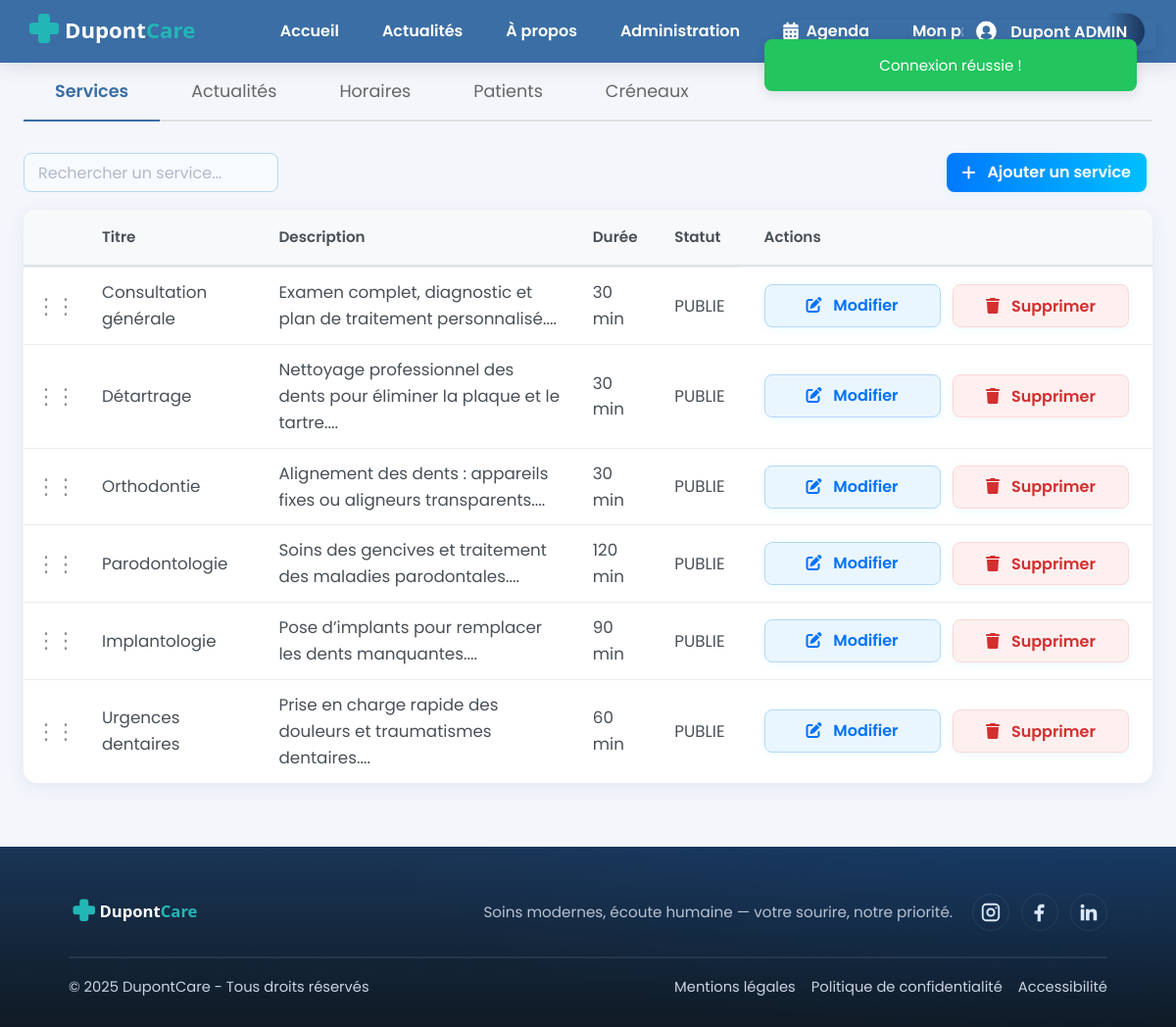
/index.php?page=admin (signed in), run on the app's committed database.
### tables this page shows
CREATE TABLE `service` (
  `id` int(10) UNSIGNED NOT NULL,
  `titre` varchar(200) NOT NULL,
  `description` mediumtext NOT NULL,
  `statut` enum('BROUILLON','PUBLIE','ARCHIVE') NOT NULL DEFAULT 'BROUILLON',
  `image` varchar(255) DEFAULT NULL,
  `ordre` int(11) NOT NULL DEFAULT 0,
  `duree` int(11) NOT NULL DEFAULT 30,
  `couleur` varchar(7) DEFAULT '#4CAF50'
);

### app/controllers/AdminController.php (called while the page is built, shortened)
<?php
class AdminController extends \App\Core\Controller {
    private $serviceModel;
    public function __construct() {
        $this->serviceModel = new ServiceModel();
    }
    public function index() {
        $servicesAdmin = $this->serviceModel->getAllServicesAdmin();
        require_once 'app/views/admin-combined.php';
    }
}

### app/core/App.php (called while the page is built, shortened)
<?php
class App {
    public function run() {
        $action = isset($_GET['action']) ? strtolower($_GET['action']) : 'index';
        $method = strtolower(trim($action));
        $params = [];
        try {
            $controller = new $controllerClass();
            call_user_func_array([$controller, $method], $params);
        } catch (\Exception $e) {
            error_log("Exception détaillée: " . $e->getMessage());
            error_log("Fichier: " . $e->getFile() . " ligne " . $e->getLine());
            error_log("Stack trace: " . $e->getTraceAsString());
            http_response_code(404);
            include __DIR__ . '/../views/error/404.php';
        }
    }
}

### index.php (called while the page is built, shortened)
<?php
$app = new App();
$app->run();

### app/models/database.php (called while the page is built, shortened)
<?php
class Database {
    private static $instance = null;
    private $connection;
    private function __construct() {
        $host = 'localhost';
        $dbname = 'bdd_dupont';
        $user = 'root';
        $pass = '';
        $options = [
            PDO::ATTR_ERRMODE => PDO::ERRMODE_EXCEPTION,
            PDO::ATTR_DEFAULT_FETCH_MODE => PDO::FETCH_ASSOC,
            PDO::MYSQL_ATTR_INIT_COMMAND => 'SET NAMES utf8mb4'
        ];
        try {
            $this->connection = new PDO(
                "mysql:host=$host;dbname=$dbname",
                $user,
                $pass,
                $options
            );
        } catch (PDOException $e) {
            die('Erreur connexion BDD : ' . $e->getMessage());
        }
    }
    public function prepare($sql) {
        return $this->connection->prepare($sql);
    }
    public static function getInstance() {
        if (self::$instance === null) {
            self::$instance = new self();
        }
        return self::$instance;
    }
}

### app/core/Model.php (called while the page is built, shortened)
<?php
abstract class Model {
    public function __construct() {
        $this->db = Database::getInstance();
    }
}

### app/models/ServiceModel.php (called while the page is built, shortened)
<?php
class ServiceModel extends Model {
    public function getAllServicesAdmin() {
        $sql = "SELECT * FROM service ORDER BY ordre ASC, titre ASC";
        $stmt = $this->db->prepare($sql);
        $stmt->execute();
        return $stmt->fetchAll();
    }
}

### app/views/admin-combined.php (the view, shortened to what this page needs)
<?php
include __DIR__ . '/templates/header.php';
include __DIR__ . '/templates/flash-messages.php';
?>
<main class="container">
    <div class="tabs-container">
        <div class="tabs-nav">
            <button class="tab-button" data-tab="tab-services">Services</button>
            <button class="tab-button" data-tab="tab-actus">Actualités</button>
            <button class="tab-button" data-tab="tab-horaires">Horaires</button>
            <button class="tab-button" data-tab="tab-patients">Patients</button>
            <button class="tab-button" data-tab="tab-creneaux">Créneaux</button>
        </div>
        <div class="tab-content" id="tab-services">
            <div class="admin-section p-4">
                <div class="admin-toolbar mb-4">
                    <div class="admin-filter">
                        <input type="text" id="service-filter-input" placeholder="Rechercher un service..." class="service-search form-control">
                    </div>
                    <div class="admin-actions">
                        <a href="index.php?page=services&action=create" class="btn-admin add">
                            <i class="fas fa-plus"></i>&nbsp;Ajouter un service
                        </a>
                    </div>
                </div>
                <div class="table-responsive">
                    <table id="services-table" class="admin-table table table-hover">
                        <thead>
                            <tr>
                                <th style="width: 50px"></th>
                                <th>Titre</th>
                                <th>Description</th>
                                <th>Durée</th>
                                <th>Statut</th>
                                <th class="actions-header">Actions</th>
                            </tr>
                        </thead>
                        <tbody>
                            <?php foreach ($servicesAdmin as $service): ?>
                            <tr data-id="<?= htmlspecialchars($service['id']) ?>" draggable="true">
                                <td class="grip-cell"><span class="grip-icon" title="Glisser pour réorganiser">⋮⋮</span></td>
                                <td><?= htmlspecialchars($service['titre']) ?></td>
                                <td><?= htmlspecialchars(substr($service['description'], 0, 100)) ?>...</td>
                                <td><?= htmlspecialchars($service['duree']) ?> min</td>
                                <td class="status-cell" data-status="<?= htmlspecialchars($service['statut']) ?>"><?= htmlspecialchars($service['statut']) ?></td>
                                <td class="actions-cell">
                                    <a href="index.php?page=services&action=edit&id=<?= $service['id'] ?>" class="btn-admin edit">
                                        <i class="fas fa-edit"></i>&nbsp;Modifier
                                    </a>
                                    <button onclick="deleteService(<?= $service['id'] ?>)" class="btn-admin delete">
                                        <i class="fas fa-trash"></i>&nbsp;Supprimer
                                    </button>
                                </td>
                            </tr>
                            <?php endforeach; ?>
                        </tbody>
                    </table>
                </div>
            </div>
        </div>
<link rel="stylesheet" href="/CabinetDupont/css/pages/admin.css">
<link rel="stylesheet" href="/CabinetDupont/css/utils/drag-drop.css">
<link rel="stylesheet" href="/CabinetDupont/css/components/tabs.css">
<link rel="stylesheet" href="/CabinetDupont/css/components/table-actions.css">
<link rel="stylesheet" href="<?php echo BASE_URL; ?>/css/modules/creneaux/creneaux-accordion.css">
<link rel="stylesheet" href="<?php echo BASE_URL; ?>/css/pages/patient.css">
<link rel="stylesheet" href="<?php echo BASE_URL; ?>/css/components/status-buttons.css">
<link rel="stylesheet" href="<?php echo BASE_URL; ?>/css/components/button-group.css">
<link rel="stylesheet" href="<?php echo BASE_URL; ?>/css/modules/creneaux/creneau-indisponible.css">
    </div>
</main>
<?php require_once __DIR__ . '/templates/footer.php'; ?>

### css/base/style.css (style rules this page uses)
* { box-sizing: border-box; margin: 0; padding: 0; scroll-behavior: auto; }
body { font-family: 'Poppins', system-ui, -apple-system, Segoe UI, Roboto, Arial, sans-serif; line-height: 1.6; color: #333; }
main { min-height: 100vh; width: 100%; }
:root { --bg: #f4f6fb; --brand: #3a6ea5; --accent: #00c6ff; --accent-2: #0072ff; --text: #1e2936; --white: #fff; }
.container { max-width: 1200px; margin: 0 auto; padding: 0 24px; }
* { box-sizing: border-box; margin: 0; padding: 0; }
html, body { height: 100%; }
body { font-family: 'Poppins', system-ui, -apple-system, Segoe UI, Roboto, Arial, sans-serif; background: var(--bg); color: var(--text); line-height: 1.6; }
.container { width: 100%; max-width: 1200px; margin: 0 auto; padding: 0 24px; box-sizing: border-box; }

### css/layouts/header.css (style rules this page uses)
:root { --brand: #3a6ea5; --accent: #00c6ff; --white: #fff; }

### css/layouts/footer.css (style rules this page uses)
:root { --footer-bg: #0f1724; --footer-text: #c9d3e1; --footer-heading: #ffffff; --footer-line: rgba(255,255,255,0.08); --brand: #3a6ea5; }

### css/pages/login.css (style rules this page uses)
input, button, select, textarea { font-family: 'Poppins', system-ui, -apple-system, Segoe UI, Roboto, Arial, sans-serif !important; }
input::placeholder, textarea::placeholder { font-family: 'Poppins', system-ui, -apple-system, Segoe UI, Roboto, Arial, sans-serif !important; color: #b0b8c9; opacity: 1; }
html, body { height: 100%; }
body { display: flex; flex-direction: column; min-height: 100vh; }
main { flex: 1 0 auto; }
body { font-family: 'Poppins', system-ui, -apple-system, Segoe UI, Roboto, Arial, sans-serif; background: #f4f6fb; color: #1e2936; margin: 0; min-height: 100vh; }

### css/pages/register.css (style rules this page uses)
body { font-family: 'Poppins', system-ui, -apple-system, Segoe UI, Roboto, Arial, sans-serif; background: #f4f6fb; color: #1e2936; margin: 0; min-height: 100vh; }
input::placeholder { font-family: 'Poppins', system-ui, -apple-system, Segoe UI, Roboto, Arial, sans-serif !important; color: #b0b8c9; opacity: 1; }
html, body { height: 100%; }
body { display: flex; flex-direction: column; min-height: 100vh; }
main { flex: 1 0 auto; }

### css/pages/admin.css (style rules this page uses)
.admin-filter input { padding: 8px 14px; border-radius: 8px; border: 1.5px solid #b3d8f7; font-size: 1rem; min-width: 220px; width: 260px; max-width: 100%; background: #f7fbff; color: #1e2936; outline: none; transition: border-color 0.18s, box-shadow 0.18s; height: 40px; }
.admin-section { max-width: 1200px; margin: 0 auto; }
.admin-table { width: 100%; border-collapse: collapse; }
.admin-table th, .admin-table td { text-align: left; padding: 8px 12px; vertical-align: middle; }
.admin-table th:last-child, .admin-table td.actions-cell { text-align: left; padding-left: 12px; white-space: nowrap; min-width: 200px; }
.actions-cell .btn-admin, .actions-cell form { display: inline-block; margin-right: 8px; margin-bottom: 0; vertical-align: middle; }
.actions-cell .btn-admin:last-child, .actions-cell form:last-child { margin-right: 0; }
.actions-cell .btn-admin, .actions-cell form .btn-admin { margin-top: 0; margin-bottom: 0; }
.admin-toolbar { display: flex; align-items: center; justify-content: space-between; gap: 18px; margin-bottom: 18px; flex-wrap: wrap; }
.admin-filter { flex: 1 1 300px; display: flex; justify-content: flex-start; }
.admin-actions { flex: 0 0 auto; display: flex; justify-content: flex-end; gap: 8px; }
.btn-admin { display: inline-block; padding: 8px 16px; border-radius: 8px; font-size: 1rem; font-weight: 600; text-decoration: none; margin-right: 6px; transition: background 0.18s, color 0.18s, box-shadow 0.18s; box-shadow: 0 2px 8px rgba(0,198,255,0.08); }
.btn-admin.add { background: linear-gradient(to right, #0072ff, #00c6ff); background-size: 120% 100%; background-position: center; color: #fff; border: none; height: 40px; display: flex; align-items: center; }
.btn-admin.edit { background: #eaf6ff; color: #0072ff; border: 1.5px solid #b3d8f7; }
.btn-admin.delete { background: #fff0f0; color: #d32f2f; border: 1.5px solid #ffd6d6; cursor: pointer; }
.admin-table { width: 100%; border-collapse: collapse; background: #fff; border-radius: 14px; overflow: hidden; box-shadow: 0 4px 18px rgba(58,110,165,0.10); }
.admin-table th, .admin-table td { padding: 16px 20px; text-align: left; font-size: 1.05rem; }
.admin-table td:last-child { text-align: right; padding-right: 24px; white-space: nowrap; }
.admin-table th:last-child { text-align: right; padding-right: 24px; }
.admin-table th { background: #f4faff; color: #0072ff; font-weight: 700; border-bottom: 2px solid #eaf6ff; }
.admin-table tr + tr { border-top: 1px solid #eaf6ff; }

### data on the page
service: titre "Consultation générale", description "Examen complet, diagnostic et plan de traitement personnalisé.", duree "30", statut "PUBLIE"
service: titre "Détartrage", description "Nettoyage professionnel des dents pour éliminer la plaque et le tartre.", duree "30", statut "PUBLIE"
service: titre "Orthodontie", description "Alignement des dents : appareils fixes ou aligneurs transparents.", duree "30", statut "PUBLIE"
service: titre "Parodontologie", description "Soins des gencives et traitement des maladies parodontales.", duree "120", statut "PUBLIE"
service: titre "Implantologie", description "Pose d’implants pour remplacer les dents manquantes.", duree "90", statut "PUBLIE"
service: titre "Urgences dentaires", description "Prise en charge rapide des douleurs et traumatismes dentaires.", duree "60", statut "PUBLIE"

### other printed values
$_SESSION['user_prenom'] . ' ' . $_SESSION['user_nom'] "Dupont ADMIN"
$_SESSION['success'] "Connexion réussie !"
